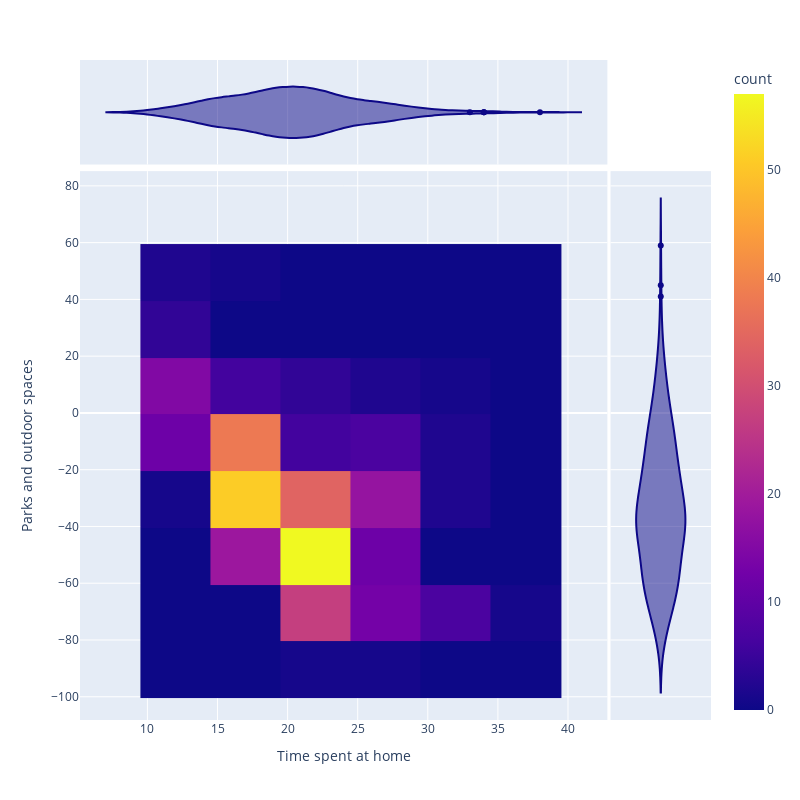

Notebook source saved alongside this figure:
### Code cell
X = "residential_percent_change_from_baseline"
Y = "parks_percent_change_from_baseline"
helper.corr_heatmap(first_wave, X, Y)

### Figure 1 — Plotly figure (JSON) as saved in the notebook; plotly's stock layout.template omitted (floating-point values rounded to 4 significant figures; data arrays with more than 128 entries replaced by an {"elided": "..."} marker saying what was removed)
{"data": [{"coloraxis": "coloraxis", "hovertemplate": "Time spent at home=%{x}<br>Parks and outdoor spaces=%{y}<br>count=%{z}<extra></extra>", "name": "", "type": "histogram2d", "x": {"elided": "344 int values"}, "xaxis": "x", "xbingroup": "x", "y": {"elided": "344 int values"}, "yaxis": "y", "ybingroup": "y"}, {"alignmentgroup": "True", "hovertemplate": "Time spent at home=%{x}<extra></extra>", "legendgroup": "", "marker": {"color": "#0d0887"}, "name": "", "offsetgroup": "", "scalegroup": "x", "showlegend": false, "type": "violin", "x": {"elided": "344 int values"}, "xaxis": "x3", "yaxis": "y3"}, {"alignmentgroup": "True", "hovertemplate": "Parks and outdoor spaces=%{y}<extra></extra>", "legendgroup": "", "marker": {"color": "#0d0887"}, "name": "", "offsetgroup": "", "scalegroup": "y", "showlegend": false, "type": "violin", "xaxis": "x2", "y": {"elided": "344 int values"}, "yaxis": "y2"}], "layout": {"coloraxis": {"colorbar": {"title": {"text": "count"}}, "colorscale": [[0, "#0d0887"], [0.1111, "#46039f"], [0.2222, "#7201a8"], [0.3333, "#9c179e"], [0.4444, "#bd3786"], [0.5556, "#d8576b"], [0.6667, "#ed7953"], [0.7778, "#fb9f3a"], [0.8889, "#fdca26"], [1, "#f0f921"]]}, "height": 800, "legend": {"tracegroupgap": 0}, "margin": {"t": 60}, "width": 800, "xaxis": {"anchor": "y", "domain": [0, 0.8358], "title": {"text": "Time spent at home"}}, "xaxis2": {"anchor": "y2", "domain": [0.8408, 1], "matches": "x2", "showgrid": false, "showline": false, "showticklabels": false, "ticks": ""}, "xaxis3": {"anchor": "y3", "domain": [0, 0.8358], "matches": "x", "showgrid": true, "showticklabels": false}, "xaxis4": {"anchor": "y4", "domain": [0.8408, 1], "matches": "x2", "showgrid": false, "showline": false, "showticklabels": false, "ticks": ""}, "yaxis": {"anchor": "x", "domain": [0, 0.8316], "title": {"text": "Parks and outdoor spaces"}}, "yaxis2": {"anchor": "x2", "domain": [0, 0.8316], "matches": "y", "showgrid": true, "showticklabels": false}, "yaxis3": {"anchor": "x3", "domain": [0.8416, 1], "matches": "y3", "showgrid": false, "showline": false, "showticklabels": false, "ticks": ""}, "yaxis4": {"anchor": "x4", "domain": [0.8416, 1], "matches": "y3", "showgrid": true, "showline": false, "showticklabels": false, "ticks": ""}}}
